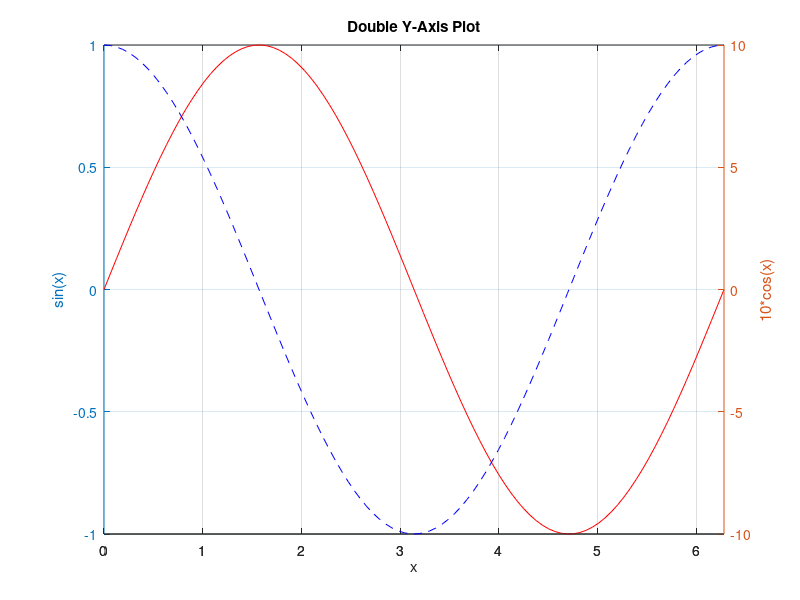

MATLAB code for this plot:
% 定义x轴数据
x = linspace(0, 2*pi, 100);

% 定义两组y轴数据
y1 = sin(x); % 第一组数据，用于左侧y轴
y2 = 10 * cos(x); % 第二组数据，用于右侧y轴，注意这里的幅值更大

% 创建有两个y轴的图
[ax, h1, h2] = plotyy(x, y1, x, y2);

% 设置左侧y轴的标签和标题
ylabel(ax(1), 'sin(x)'); % 左侧y轴标签
title(ax(1), 'Double Y-Axis Plot'); % 图的标题，可以设置在任一轴上

% 设置右侧y轴的标签
ylabel(ax(2), '10*cos(x)'); % 右侧y轴标签

% 设置x轴的标签
xlabel('x');

% 可选：设置线条样式和颜色
set(h1, 'LineStyle', '-', 'Color', 'r'); % 设置第一组数据线条为红色实线
set(h2, 'LineStyle', '--', 'Color', 'b'); % 设置第二组数据线条为蓝色虚线

% 可选：显示网格
grid on;